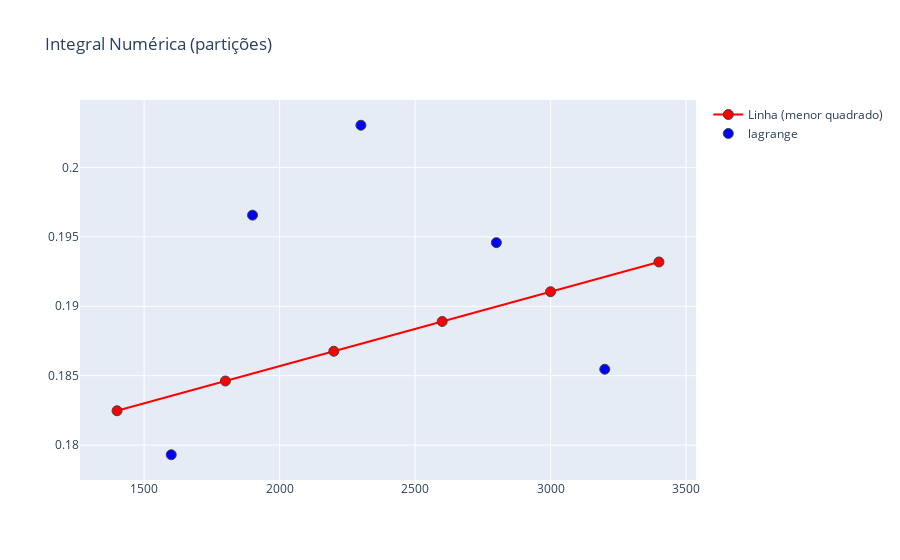

The code cell stored with this chart in its notebook:
### Code cell
#curvas
rpm_torque = (1400,0.163),(1800,0.192),(2200,0.203),(2600,0.199),(3000,0.190),(3400,0.180)


def least_squares(data):
  x,y = zip(*data)
  N = len(x)
  x_avg = sum(x)/N
  y_avg = sum(y)/N
  var_x, cov_xy = 0, 0
  
  for x,y in zip(x,y):
      temp = x - x_avg
      var_x += temp**2
      cov_xy += temp * (y - y_avg)
  slope = cov_xy / var_x
  y_interc = y_avg - slope*x_avg
  return (slope, y_interc)

sl, intr = least_squares(rpm_torque)

_x6, _= zip(*rpm_torque)
_x6 = np.array(_x6)

poly = sl * _x6 + intr

fig = go.Figure(data=go.Scatter(x=_x6, y=poly, mode='markers + lines',marker_color='red', name='Linha (menor quadrado)'))
fig.add_trace(go.Scatter(x=_x2, y=_y2, mode='markers',marker_color='blue',name='lagrange'))
fig.update_traces(marker_line_width=1, marker_size=10)
fig.update_layout(title='Integral Numérica (partições)',yaxis_zeroline=False);fig.show()

### Figure 1 — Plotly figure (JSON) as saved in the notebook; plotly's stock layout.template omitted (floating-point values rounded to 4 significant figures)
{"data": [{"marker": {"color": "red", "line": {"width": 1}, "size": 10}, "mode": "markers+lines", "name": "Linha (menor quadrado)", "type": "scatter", "x": [1400, 1800, 2200, 2600, 3000, 3400], "y": [0.1825, 0.1846, 0.1868, 0.1889, 0.191, 0.1932]}, {"marker": {"color": "blue", "line": {"width": 1}, "size": 10}, "mode": "markers", "name": "lagrange", "type": "scatter", "x": [1600, 1900, 2300, 2800, 3200], "y": [0.1793, 0.1966, 0.203, 0.1946, 0.1855]}], "layout": {"title": {"text": "Integral Numérica (partições)"}, "yaxis": {"zeroline": false}}}
